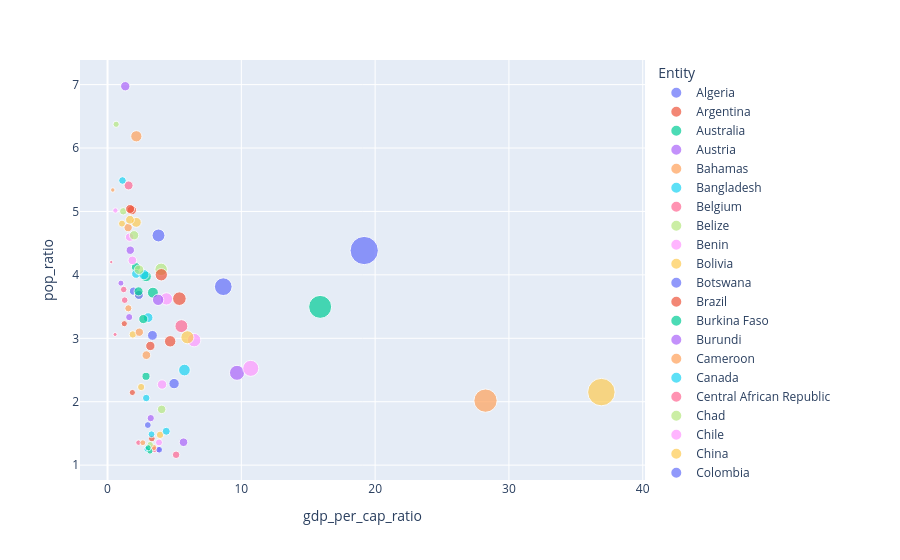

The code cell stored with this chart in its notebook:
### Code cell
px.scatter(gdp_and_pop.query("Year == 2017"), x = "gdp_per_cap_ratio", y = "pop_ratio", color = "Entity", size = "gdp_ratio")
